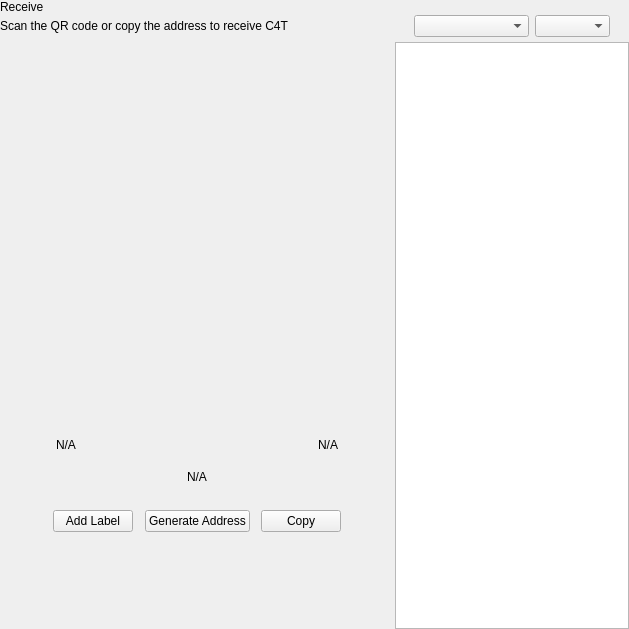
<?xml version="1.0" encoding="UTF-8"?>
<ui version="4.0">
 <class>ReceiveWidget</class>
 <widget class="QWidget" name="ReceiveWidget">
  <property name="geometry">
   <rect>
    <x>0</x>
    <y>0</y>
    <width>629</width>
    <height>629</height>
   </rect>
  </property>
  <property name="minimumSize">
   <size>
    <width>0</width>
    <height>0</height>
   </size>
  </property>
  <property name="windowTitle">
   <string>Form</string>
  </property>
  <layout class="QHBoxLayout" name="horizontalLayout_2" stretch="2,1">
   <property name="spacing">
    <number>0</number>
   </property>
   <property name="leftMargin">
    <number>0</number>
   </property>
   <property name="topMargin">
    <number>0</number>
   </property>
   <property name="rightMargin">
    <number>0</number>
   </property>
   <property name="bottomMargin">
    <number>0</number>
   </property>
   <item>
    <widget class="QWidget" name="left" native="true">
     <layout class="QVBoxLayout" name="verticalLayout_3">
      <property name="leftMargin">
       <number>0</number>
      </property>
      <property name="topMargin">
       <number>0</number>
      </property>
      <property name="rightMargin">
       <number>0</number>
      </property>
      <property name="bottomMargin">
       <number>0</number>
      </property>
      <item>
       <layout class="QVBoxLayout" name="verticalLayout_2">
        <property name="spacing">
         <number>0</number>
        </property>
        <property name="leftMargin">
         <number>0</number>
        </property>
        <item>
         <layout class="QHBoxLayout" name="horizontalLayout_3">
          <property name="spacing">
           <number>0</number>
          </property>
          <item>
           <layout class="QVBoxLayout" name="verticalLayout_4">
            <property name="spacing">
             <number>5</number>
            </property>
            <item>
             <widget class="QLabel" name="labelTitle">
              <property name="text">
               <string>Receive</string>
              </property>
             </widget>
            </item>
            <item alignment="Qt::AlignTop">
             <widget class="QLabel" name="labelSubtitle1">
              <property name="text">
               <string>Scan the QR code or copy the address to receive C4T</string>
              </property>
             </widget>
            </item>
           </layout>
          </item>
          <item>
           <spacer name="horizontalSpacer">
            <property name="orientation">
             <enum>Qt::Horizontal</enum>
            </property>
            <property name="sizeHint" stdset="0">
             <size>
              <width>40</width>
              <height>20</height>
             </size>
            </property>
           </spacer>
          </item>
         </layout>
        </item>
        <item>
         <spacer name="verticalSpacer_2">
          <property name="orientation">
           <enum>Qt::Vertical</enum>
          </property>
          <property name="sizeType">
           <enum>QSizePolicy::Expanding</enum>
          </property>
          <property name="sizeHint" stdset="0">
           <size>
            <width>20</width>
            <height>50</height>
           </size>
          </property>
         </spacer>
        </item>
        <item alignment="Qt::AlignHCenter">
         <widget class="QWidget" name="layoutQR" native="true">
          <property name="maximumSize">
           <size>
            <width>510</width>
            <height>16777215</height>
           </size>
          </property>
          <layout class="QVBoxLayout" name="verticalLayoutQr">
           <item>
            <spacer name="verticalSpacer11">
             <property name="orientation">
              <enum>Qt::Vertical</enum>
             </property>
             <property name="sizeType">
              <enum>QSizePolicy::Fixed</enum>
             </property>
             <property name="sizeHint" stdset="0">
              <size>
               <width>20</width>
               <height>20</height>
              </size>
             </property>
            </spacer>
           </item>
           <item alignment="Qt::AlignHCenter">
            <widget class="QLabel" name="labelQrImg">
             <property name="minimumSize">
              <size>
               <width>260</width>
               <height>260</height>
              </size>
             </property>
             <property name="maximumSize">
              <size>
               <width>260</width>
               <height>260</height>
              </size>
             </property>
             <property name="text">
              <string/>
             </property>
             <property name="alignment">
              <set>Qt::AlignCenter</set>
             </property>
            </widget>
           </item>
           <item>
            <spacer name="verticalSpacer_21">
             <property name="orientation">
              <enum>Qt::Vertical</enum>
             </property>
             <property name="sizeType">
              <enum>QSizePolicy::Fixed</enum>
             </property>
             <property name="sizeHint" stdset="0">
              <size>
               <width>20</width>
               <height>30</height>
              </size>
             </property>
            </spacer>
           </item>
           <item>
            <widget class="QWidget" name="widget" native="true">
             <property name="minimumSize">
              <size>
               <width>0</width>
               <height>0</height>
              </size>
             </property>
             <layout class="QHBoxLayout" name="horizontalLayout_5">
              <item>
               <widget class="QLabel" name="labelLabel">
                <property name="text">
                 <string notr="true">N/A</string>
                </property>
               </widget>
              </item>
              <item>
               <spacer name="horizontalSpacer_2">
                <property name="orientation">
                 <enum>Qt::Horizontal</enum>
                </property>
                <property name="sizeHint" stdset="0">
                 <size>
                  <width>141</width>
                  <height>20</height>
                 </size>
                </property>
               </spacer>
              </item>
              <item>
               <widget class="QLabel" name="labelDate">
                <property name="text">
                 <string notr="true">N/A</string>
                </property>
                <property name="alignment">
                 <set>Qt::AlignRight|Qt::AlignTrailing|Qt::AlignVCenter</set>
                </property>
               </widget>
              </item>
             </layout>
            </widget>
           </item>
           <item>
            <widget class="QLabel" name="labelAddress">
             <property name="sizePolicy">
              <sizepolicy hsizetype="Expanding" vsizetype="Preferred">
               <horstretch>0</horstretch>
               <verstretch>0</verstretch>
              </sizepolicy>
             </property>
             <property name="minimumSize">
              <size>
               <width>300</width>
               <height>0</height>
              </size>
             </property>
             <property name="text">
              <string notr="true">N/A</string>
             </property>
             <property name="alignment">
              <set>Qt::AlignCenter</set>
             </property>
            </widget>
           </item>
           <item>
            <spacer name="verticalSpacer_4">
             <property name="orientation">
              <enum>Qt::Vertical</enum>
             </property>
             <property name="sizeType">
              <enum>QSizePolicy::Fixed</enum>
             </property>
             <property name="sizeHint" stdset="0">
              <size>
               <width>20</width>
               <height>20</height>
              </size>
             </property>
            </spacer>
           </item>
           <item>
            <layout class="QHBoxLayout" name="horizontalLayout_4">
             <item alignment="Qt::AlignHCenter">
              <widget class="QPushButton" name="pushButtonLabel">
               <property name="focusPolicy">
                <enum>Qt::NoFocus</enum>
               </property>
               <property name="text">
                <string>Add Label</string>
               </property>
              </widget>
             </item>
             <item alignment="Qt::AlignHCenter">
              <widget class="QPushButton" name="pushButtonNewAddress">
               <property name="focusPolicy">
                <enum>Qt::NoFocus</enum>
               </property>
               <property name="text">
                <string>Generate Address</string>
               </property>
              </widget>
             </item>
             <item alignment="Qt::AlignHCenter">
              <widget class="QPushButton" name="pushButtonCopy">
               <property name="focusPolicy">
                <enum>Qt::NoFocus</enum>
               </property>
               <property name="text">
                <string>Copy</string>
               </property>
              </widget>
             </item>
            </layout>
           </item>
           <item>
            <spacer name="verticalSpacer_3">
             <property name="orientation">
              <enum>Qt::Vertical</enum>
             </property>
             <property name="sizeType">
              <enum>QSizePolicy::Expanding</enum>
             </property>
             <property name="sizeHint" stdset="0">
              <size>
               <width>20</width>
               <height>20</height>
              </size>
             </property>
            </spacer>
           </item>
          </layout>
         </widget>
        </item>
        <item>
         <spacer name="verticalSpacer">
          <property name="orientation">
           <enum>Qt::Vertical</enum>
          </property>
          <property name="sizeHint" stdset="0">
           <size>
            <width>20</width>
            <height>40</height>
           </size>
          </property>
         </spacer>
        </item>
       </layout>
      </item>
     </layout>
    </widget>
   </item>
   <item>
    <widget class="QWidget" name="right" native="true">
     <layout class="QVBoxLayout" name="verticalLayout_5">
      <property name="spacing">
       <number>0</number>
      </property>
      <property name="leftMargin">
       <number>1</number>
      </property>
      <property name="topMargin">
       <number>0</number>
      </property>
      <property name="rightMargin">
       <number>0</number>
      </property>
      <property name="bottomMargin">
       <number>0</number>
      </property>
      <item>
       <layout class="QVBoxLayout" name="container_right">
        <property name="spacing">
         <number>0</number>
        </property>
        <property name="leftMargin">
         <number>0</number>
        </property>
        <property name="rightMargin">
         <number>0</number>
        </property>
        <item>
         <layout class="QVBoxLayout" name="verticalLayout">
          <property name="spacing">
           <number>6</number>
          </property>
          <property name="leftMargin">
           <number>19</number>
          </property>
          <property name="rightMargin">
           <number>19</number>
          </property>
          <item>
           <widget class="OptionButton" name="btnRequest" native="true"/>
          </item>
          <item>
           <widget class="OptionButton" name="btnMyAddresses" native="true">
            <property name="sizePolicy">
             <sizepolicy hsizetype="Preferred" vsizetype="Minimum">
              <horstretch>0</horstretch>
              <verstretch>0</verstretch>
             </sizepolicy>
            </property>
           </widget>
          </item>
         </layout>
        </item>
        <item>
         <widget class="QWidget" name="sortWidget" native="true">
          <layout class="QHBoxLayout" name="horizontalLayout_6">
           <property name="leftMargin">
            <number>19</number>
           </property>
           <property name="rightMargin">
            <number>19</number>
           </property>
           <property name="bottomMargin">
            <number>5</number>
           </property>
           <item>
            <spacer name="horizontalSpacer_3">
             <property name="orientation">
              <enum>Qt::Horizontal</enum>
             </property>
             <property name="sizeHint" stdset="0">
              <size>
               <width>40</width>
               <height>20</height>
              </size>
             </property>
            </spacer>
           </item>
           <item>
            <widget class="QComboBox" name="comboBoxSort">
             <property name="sizePolicy">
              <sizepolicy hsizetype="Preferred" vsizetype="Fixed">
               <horstretch>0</horstretch>
               <verstretch>0</verstretch>
              </sizepolicy>
             </property>
             <property name="minimumSize">
              <size>
               <width>115</width>
               <height>0</height>
              </size>
             </property>
            </widget>
           </item>
           <item>
            <widget class="QComboBox" name="comboBoxSortOrder">
             <property name="sizePolicy">
              <sizepolicy hsizetype="Preferred" vsizetype="Fixed">
               <horstretch>0</horstretch>
               <verstretch>0</verstretch>
              </sizepolicy>
             </property>
             <property name="minimumSize">
              <size>
               <width>75</width>
               <height>0</height>
              </size>
             </property>
            </widget>
           </item>
          </layout>
         </widget>
        </item>
        <item>
         <widget class="QListView" name="listViewAddress"/>
        </item>
       </layout>
      </item>
     </layout>
    </widget>
   </item>
  </layout>
 </widget>
 <customwidgets>
  <customwidget>
   <class>OptionButton</class>
   <extends>QWidget</extends>
   <header>qt/pivx/optionbutton.h</header>
   <container>1</container>
  </customwidget>
 </customwidgets>
 <resources/>
 <connections/>
</ui>
